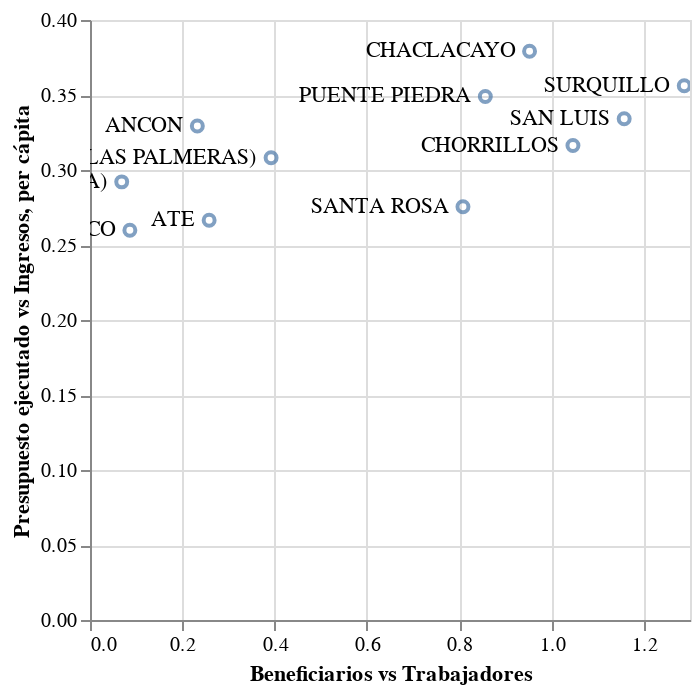

This figure's notebook cell:
### Code cell
import altair as alt

points = alt.Chart(df).mark_point().encode(
    x=alt.X('rate1:Q', title='Beneficiarios vs Trabajadores'),  # Cambia el título de este eje
    y=alt.Y('rate2:Q', title='Presupuesto ejecutado vs Ingresos, per cápita')   # Cambia el título de este eje
)

text = points.mark_text(
    align='right',
    baseline='middle',
    dx=-7
).encode(
    text='muni'
).interactive()

points + text

### Figure 1 — Vega-Lite specification as saved in the notebook (floating-point values rounded to 4 significant figures)
{"config": {"view": {"continuousWidth": 300, "continuousHeight": 300}}, "layer": [{"mark": {"type": "point"}, "encoding": {"x": {"field": "rate1", "title": "Beneficiarios vs Trabajadores", "type": "quantitative"}, "y": {"field": "rate2", "title": "Presupuesto ejecutado vs Ingresos, per cápita", "type": "quantitative"}}}, {"mark": {"type": "text", "align": "right", "baseline": "middle", "dx": -7}, "encoding": {"text": {"field": "muni", "type": "nominal"}, "x": {"field": "rate1", "title": "Beneficiarios vs Trabajadores", "type": "quantitative"}, "y": {"field": "rate2", "title": "Presupuesto ejecutado vs Ingresos, per cápita", "type": "quantitative"}}, "name": "view_3"}], "data": {"name": "data-77a0d4a246c1b066f33cc48d87ea379c"}, "params": [{"name": "param_2", "select": {"type": "interval", "encodings": ["x", "y"]}, "bind": "scales", "views": ["view_3"]}], "$schema": "https://vega.github.io/schema/vega-lite/v5.20.1.json", "datasets": {"data-77a0d4a246c1b066f33cc48d87ea379c": [{"muni": "ANCON", "Ingreso per capita": 207.9, "% Presupuesto ejecutado": 68.46, "trabajadores": 215, "n° beneficiarios": 50, "beneficiarios%": 0.0304, "centros": 1, "años implementación": 10, "rate1": 0.2326, "rate2": 0.3294}, {"muni": "ATE", "Ingreso per capita": 289.3, "% Presupuesto ejecutado": 77.1, "trabajadores": 1627, "n° beneficiarios": 420, "beneficiarios%": 0.02151, "centros": 12, "años implementación": 5, "rate1": 0.2581, "rate2": 0.2665}, {"muni": "BARRANCO", "Ingreso per capita": 292.2, "% Presupuesto ejecutado": 75.9, "trabajadores": 521, "n° beneficiarios": 45, "beneficiarios%": 0.007888, "centros": 1, "años implementación": 0, "rate1": 0.08637, "rate2": 0.2598}, {"muni": "CHACLACAYO", "Ingreso per capita": 213.4, "% Presupuesto ejecutado": 80.92, "trabajadores": 189, "n° beneficiarios": 180, "beneficiarios%": 0.05299, "centros": 4, "años implementación": 11, "rate1": 0.9524, "rate2": 0.3791}, {"muni": "CHORRILLOS", "Ingreso per capita": 265.0, "% Presupuesto ejecutado": 83.82, "trabajadores": 345, "n° beneficiarios": 361, "beneficiarios%": 0.02119, "centros": 3, "años implementación": 13, "rate1": 1.046, "rate2": 0.3163}, {"muni": "LOS OLIVOS (LAS PALMERAS)", "Ingreso per capita": 259.3, "% Presupuesto ejecutado": 79.9, "trabajadores": 1338, "n° beneficiarios": 525, "beneficiarios%": 0.03068, "centros": 21, "años implementación": 2, "rate1": 0.3924, "rate2": 0.3081}, {"muni": "LURIGANCHO (CHOSICA)", "Ingreso per capita": 253.3, "% Presupuesto ejecutado": 73.98, "trabajadores": 873, "n° beneficiarios": 60, "beneficiarios%": 0.007952, "centros": 2, "años implementación": 11, "rate1": 0.06873, "rate2": 0.2921}, {"muni": "PUENTE PIEDRA", "Ingreso per capita": 217.6, "% Presupuesto ejecutado": 75.96, "trabajadores": 467, "n° beneficiarios": 400, "beneficiarios%": 0.05482, "centros": 5, "años implementación": 5, "rate1": 0.8565, "rate2": 0.349}, {"muni": "SAN LUIS", "Ingreso per capita": 266.6, "% Presupuesto ejecutado": 89.08, "trabajadores": 432, "n° beneficiarios": 500, "beneficiarios%": 0.09107, "centros": 3, "años implementación": 10, "rate1": 1.157, "rate2": 0.3341}, {"muni": "SANTA ROSA", "Ingreso per capita": 245.2, "% Presupuesto ejecutado": 67.56, "trabajadores": 99, "n° beneficiarios": 80, "beneficiarios%": 0.203, "centros": 1, "años implementación": 2, "rate1": 0.8081, "rate2": 0.2755}, {"muni": "SURQUILLO", "Ingreso per capita": 256.2, "% Presupuesto ejecutado": 91.24, "trabajadores": 699, "n° beneficiarios": 900, "beneficiarios%": 0.08229, "centros": 11, "años implementación": 1, "rate1": 1.288, "rate2": 0.3561}]}}
